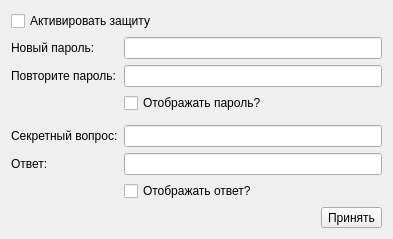
<?xml version="1.0" encoding="UTF-8"?>
<ui version="4.0">
 <class>USettingsPassword</class>
 <widget class="QWidget" name="USettingsPassword">
  <property name="geometry">
   <rect>
    <x>0</x>
    <y>0</y>
    <width>393</width>
    <height>226</height>
   </rect>
  </property>
  <property name="windowTitle">
   <string>Form</string>
  </property>
  <layout class="QVBoxLayout" name="verticalLayout">
   <item>
    <widget class="QCheckBox" name="cBoxEnabled">
     <property name="text">
      <string>Активировать защиту</string>
     </property>
    </widget>
   </item>
   <item>
    <layout class="QFormLayout" name="formLayout">
     <property name="fieldGrowthPolicy">
      <enum>QFormLayout::AllNonFixedFieldsGrow</enum>
     </property>
     <item row="0" column="0">
      <widget class="QLabel" name="label">
       <property name="text">
        <string>Новый пароль:</string>
       </property>
      </widget>
     </item>
     <item row="0" column="1">
      <widget class="QLineEdit" name="lEditNewPassword"/>
     </item>
     <item row="1" column="0">
      <widget class="QLabel" name="label_2">
       <property name="text">
        <string>Повторите пароль:</string>
       </property>
      </widget>
     </item>
     <item row="1" column="1">
      <widget class="QLineEdit" name="lEditDuplicatePassword"/>
     </item>
     <item row="2" column="1">
      <widget class="QCheckBox" name="cBoxDisplayPassword">
       <property name="text">
        <string>Отображать пароль?</string>
       </property>
      </widget>
     </item>
     <item row="4" column="0">
      <widget class="QLabel" name="label_3">
       <property name="text">
        <string>Секретный вопрос:</string>
       </property>
      </widget>
     </item>
     <item row="4" column="1">
      <widget class="QLineEdit" name="lEditSecretQuestion"/>
     </item>
     <item row="5" column="0">
      <widget class="QLabel" name="label_4">
       <property name="text">
        <string>Ответ:</string>
       </property>
      </widget>
     </item>
     <item row="5" column="1">
      <widget class="QLineEdit" name="lEditAnswer"/>
     </item>
     <item row="6" column="1">
      <widget class="QCheckBox" name="cBoxDisplayAnswer">
       <property name="text">
        <string>Отображать ответ?</string>
       </property>
      </widget>
     </item>
     <item row="3" column="1">
      <spacer name="verticalSpacer">
       <property name="orientation">
        <enum>Qt::Vertical</enum>
       </property>
       <property name="sizeHint" stdset="0">
        <size>
         <width>20</width>
         <height>40</height>
        </size>
       </property>
      </spacer>
     </item>
    </layout>
   </item>
   <item>
    <layout class="QHBoxLayout" name="horizontalLayout">
     <item>
      <spacer name="horizontalSpacer">
       <property name="orientation">
        <enum>Qt::Horizontal</enum>
       </property>
       <property name="sizeHint" stdset="0">
        <size>
         <width>40</width>
         <height>20</height>
        </size>
       </property>
      </spacer>
     </item>
     <item>
      <widget class="QToolButton" name="tButtonAccept">
       <property name="text">
        <string>Принять</string>
       </property>
      </widget>
     </item>
    </layout>
   </item>
  </layout>
 </widget>
 <resources/>
 <connections/>
</ui>
